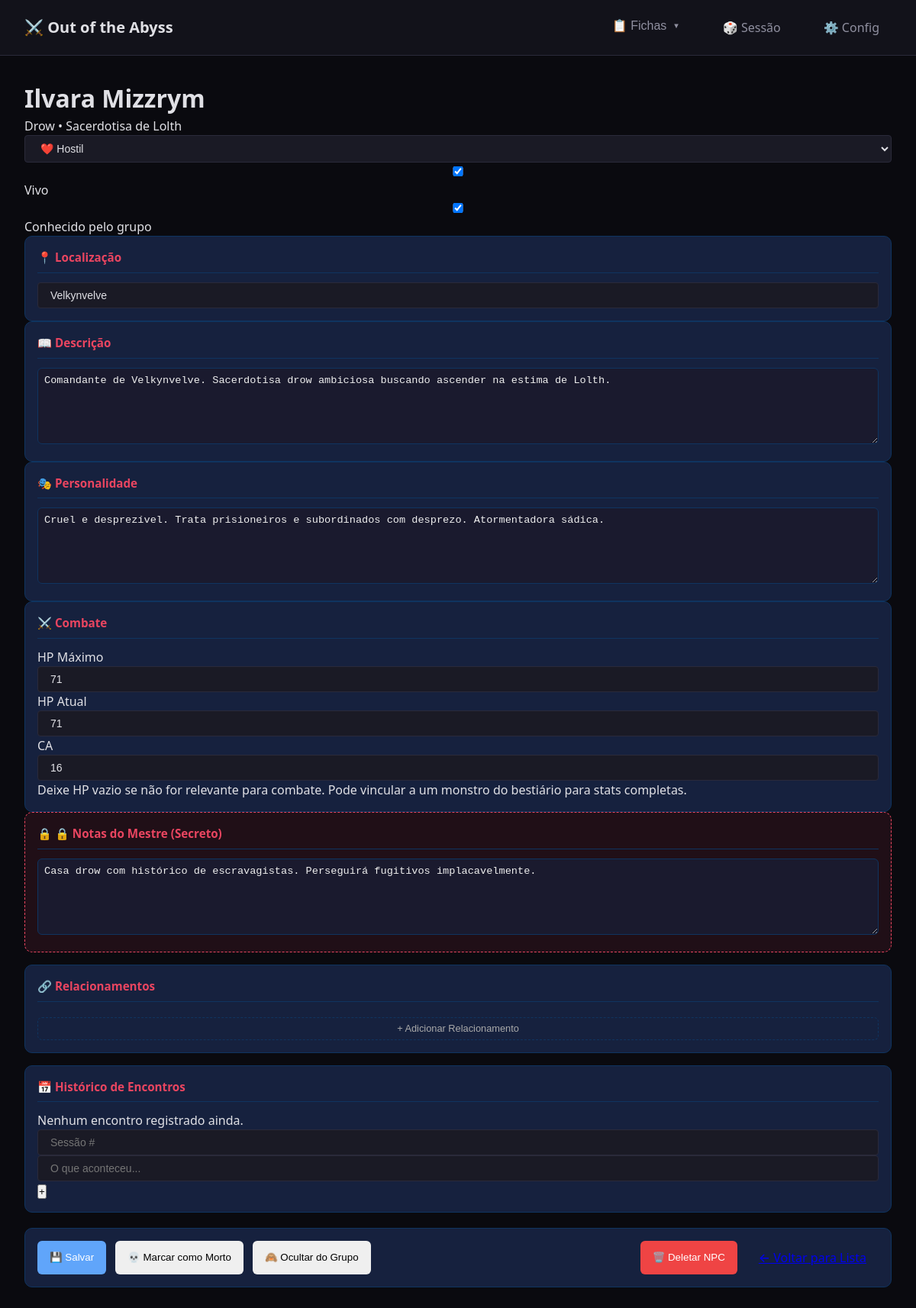
Page /fichas/npc/1 on the earlier database version.
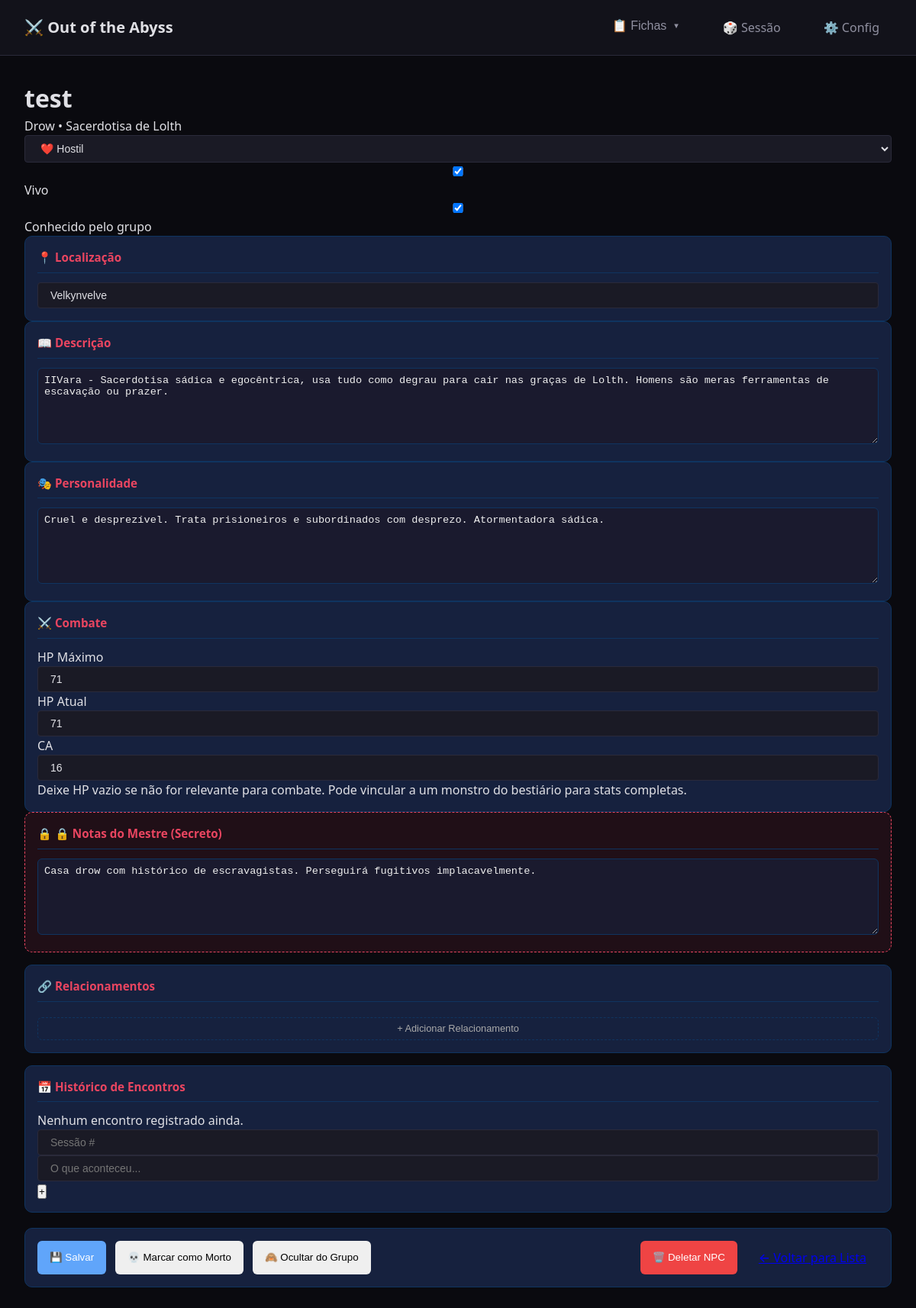
Same page on the later database version.
### tables this page shows
CREATE TABLE npcs (
                id INTEGER PRIMARY KEY AUTOINCREMENT,
                nome TEXT NOT NULL,
                titulo TEXT,
                raca TEXT,
                classe TEXT,
                ocupacao TEXT,
                localizacao TEXT,
                descricao TEXT,
                personalidade TEXT,
                
                -- Combate
                hp_maximo INTEGER,
                hp_atual INTEGER,
                ca INTEGER DEFAULT 10,
                monstro_id INTEGER,
                
                -- Relacionamentos (alinhamento com o grupo)
                alinhamento TEXT DEFAULT 'neutro',  -- amigável, indiferente, hostil
                aliado INTEGER DEFAULT 0,
                hostil INTEGER DEFAULT 0,
                neutro INTEGER DEFAULT 1,
                
                -- Status
                vivo INTEGER DEFAULT 1,
                conhecido INTEGER DEFAULT 0,
                
                imagem TEXT,
                notas TEXT,
                
                criado_em TEXT DEFAULT CURRENT_TIMESTAMP,
                atualizado_em TEXT DEFAULT CURRENT_TIMESTAMP, observacoes TEXT, atributos TEXT, segredo TEXT, acoes TEXT,
                
                FOREIGN KEY (monstro_id) REFERENCES monstros(id)
            );

### app/routes/fichas.py (the view)
@fichas_bp.route('/npc/<int:id>')
def ver_npc(id):
    npc = NPCRepository.get_by_id(id)
    if not npc:
        return render_template('erro.html', mensagem='NPC não encontrado'), 404
    return render_template('fichas/npc.html', npc=npc)

### app/modulos/database.py (called while the page is built)
@contextmanager
def get_connection():
    conn = sqlite3.connect(DB_PATH)
    conn.row_factory = sqlite3.Row  # Retorna dicts ao invés de tuples
    conn.execute("PRAGMA foreign_keys = ON")  # Habilita foreign keys
    conn.execute("PRAGMA journal_mode = WAL")  # Write-Ahead Logging (mais rápido)
    conn.execute("PRAGMA synchronous = NORMAL")  # Balance entre segurança e velocidade
    try:
        yield conn
        conn.commit()
    except Exception as e:
        conn.rollback()
        raise e
    finally:
        conn.close()

def dict_from_row(row) -> Optional[Dict]:
    if row is None:
        return None
    return dict(row)

def json_loads_safe(data: str, default=None):
    if data is None:
        return default
    try:
        return json.loads(data)
    except:
        return default

    @classmethod
    def get_by_id(cls, id: int) -> Optional[Dict]:
        with get_connection() as conn:
            cursor = conn.execute(f"SELECT * FROM {cls.table_name} WHERE id = ?", (id,))
            row = cursor.fetchone()
            return dict_from_row(row)

### templates/fichas/npc.html (shortened to what the changed rows need)
{% extends "base.html" %}
{% block extra_css %}
<link rel="stylesheet" href="{{ url_for('static', filename='css/fichas.css') }}">
{% endblock %}
{% block content %}
<div class="ficha-npc-container">
    <header class="ficha-npc-header">
        <div class="npc-info-principal">
            <h1 class="npc-nome" data-campo="nome" contenteditable="true">{{ npc.nome if npc else 'Nome do NPC' }}</h1>
            <p class="npc-subtitulo">
                <span data-campo="raca" contenteditable="true">{{ npc.raca if npc else 'Raça' }}</span>
                {% if npc and npc.classe %} • <span data-campo="classe" contenteditable="true">{{ npc.classe }}</span>{% endif %}
            </p>
        </div>
    </header>
    <div class="ficha-npc-body">
        <div class="coluna-esquerda">
            <div class="bloco localizacao">
                <h3>📍 Localização</h3>
                <input type="text" class="input-full" data-campo="localizacao" value="{{ npc.localizacao if npc else '' }}" placeholder="Onde este NPC está atualmente?">
            </div>
            <div class="bloco descricao">
                <h3>📖 Descrição</h3>
                <textarea class="texto-area" data-campo="descricao" placeholder="Aparência, comportamento, primeira impressão...">{{ npc.descricao if npc else '' }}</textarea>
            </div>
            <div class="bloco personalidade-npc">
                <h3>🎭 Personalidade</h3>
                <textarea class="texto-area" data-campo="personalidade" placeholder="Como o NPC age, fala, o que motiva ele...">{{ npc.personalidade if npc else '' }}</textarea>
            </div>
            <div class="bloco stats-combate">
                <div class="stats-grid">
                    <div class="stat-item">
                        <label>HP Máximo</label>
                        <input type="number" data-campo="hp_maximo" value="{{ npc.hp_maximo if npc and npc.hp_maximo else '' }}" placeholder="—">
                    </div>
                    <div class="stat-item">
                        <label>HP Atual</label>
                        <input type="number" data-campo="hp_atual" value="{{ npc.hp_atual if npc and npc.hp_atual else '' }}" placeholder="—">
                    </div>
                    <div class="stat-item">
                        <label>CA</label>
                        <input type="number" data-campo="ca" value="{{ npc.ca if npc and npc.ca else 10 }}" placeholder="10">
                    </div>
                </div>
            </div>
        </div>
        <div class="coluna-direita">
            <div class="bloco notas-mestre">
                <h3>🔒 Notas do Mestre (Secreto)</h3>
                <textarea class="texto-area texto-secreto" data-campo="notas" placeholder="Segredos, planos futuros, conexões que os jogadores não sabem...">{{ npc.notas if npc else '' }}</textarea>
            </div>
        </div>
    </div>
    <div class="acoes-rapidas">
        {% if npc and npc.id %}
        <button class="btn-acao btn-salvar" onclick="salvarNPC()">💾 Salvar</button>
        <button class="btn-acao btn-matar" onclick="toggleVivo()">{{ '💀 Marcar como Morto' if npc.vivo else '✨ Ressuscitar' }}</button>
        <button class="btn-acao btn-revelar" onclick="toggleConhecido()">{{ '👁️ Revelar ao Grupo' if not npc.conhecido else '🙈 Ocultar do Grupo' }}</button>
        <button class="btn-acao btn-danger" onclick="deletarNPC()" style="margin-left: auto;">🗑️ Deletar NPC</button>
        {% else %}
        <button class="btn-acao btn-criar" onclick="criarNPC()">✅ Criar NPC</button>
        {% endif %}
        <a href="{{ url_for('fichas.lista_npcs') }}" class="btn-acao btn-voltar">← Voltar para Lista</a>
    </div>
</div>
{% endblock %}

Differences in the rows shown:
changed npcs "Drow": nome "Ilvara Mizzrym" → "test"; descricao "Comandante de Velkynvelve. Sacerdotisa drow ambiciosa buscando ascender na estima de Lolth." → "IIVara - Sacerdotisa sádica e egocêntrica, usa tudo como degrau para cair nas graças de Lolth. Homens são meras ferramentas de escavação ou prazer."
